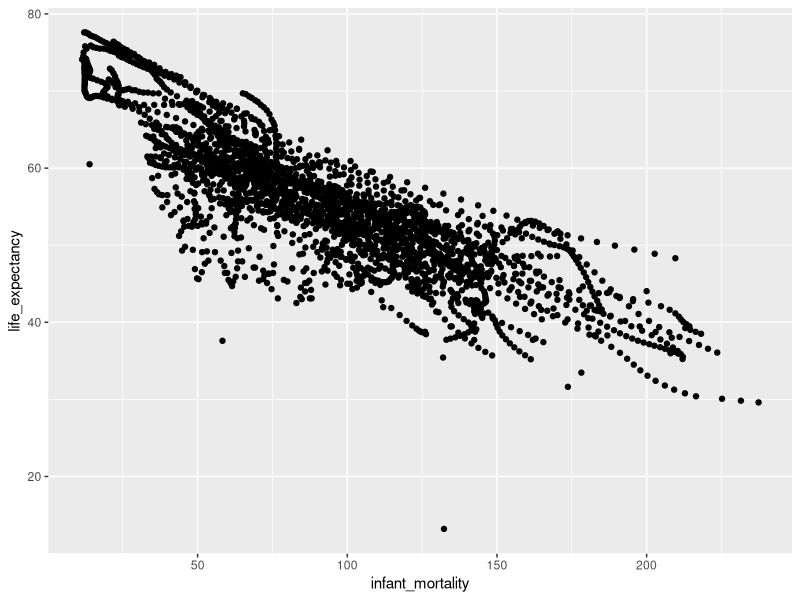
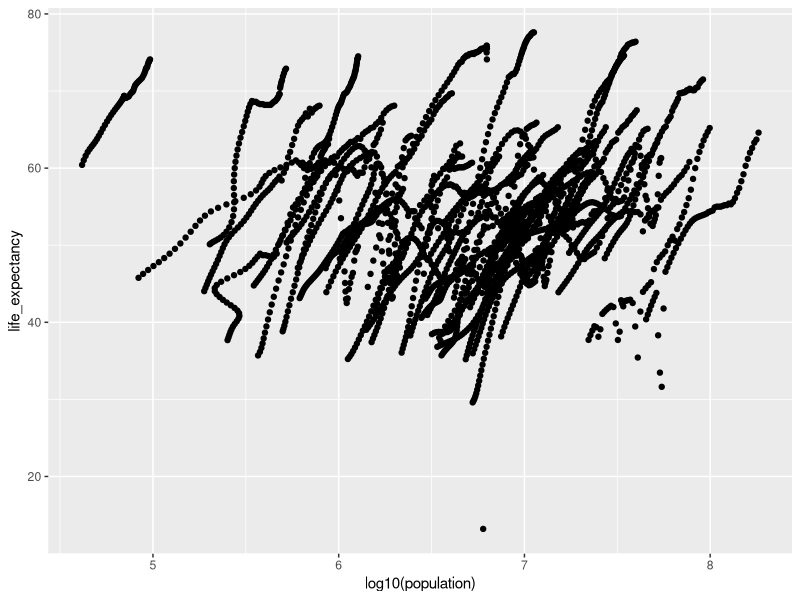
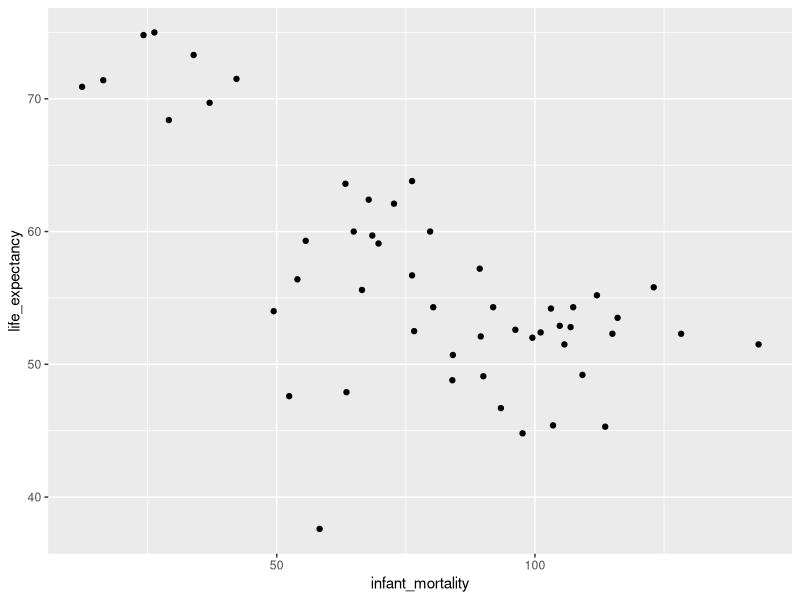
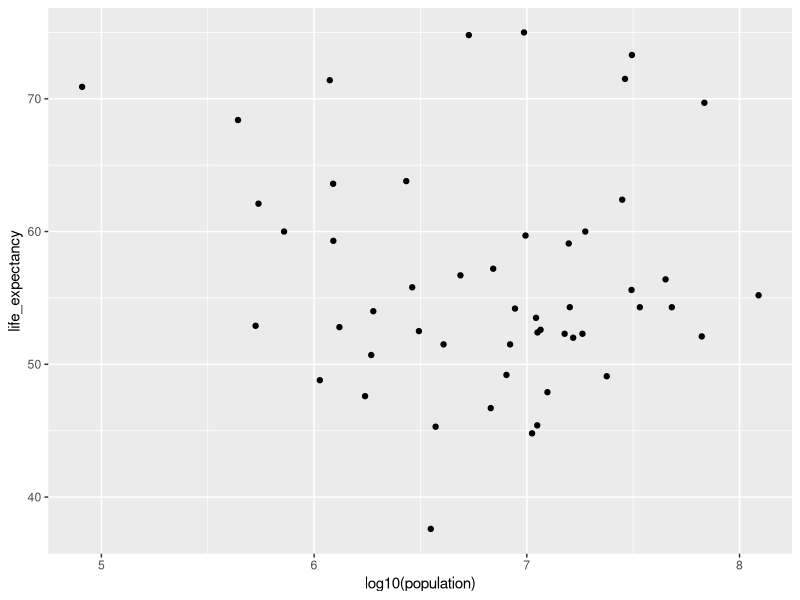
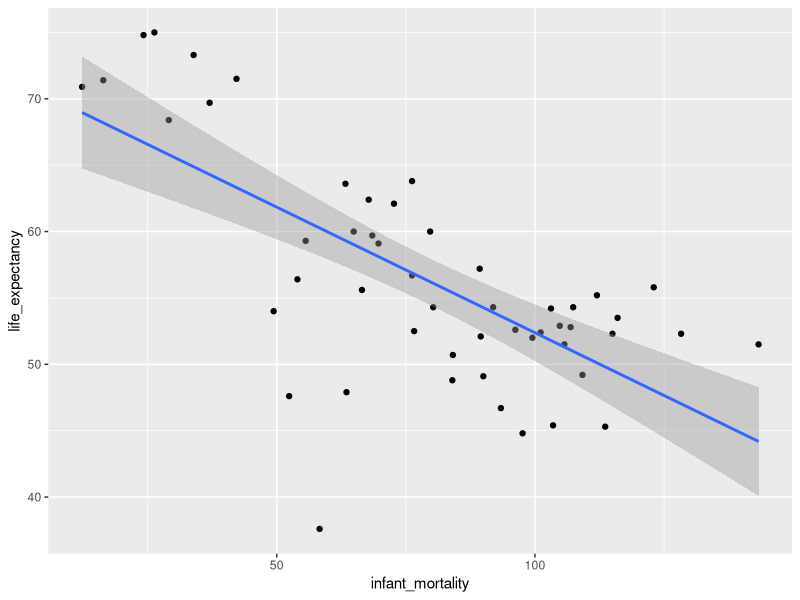
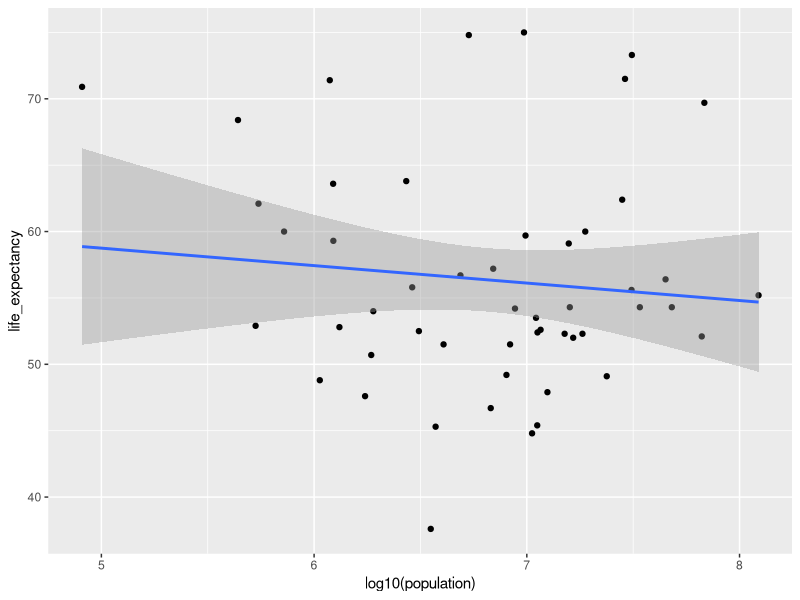
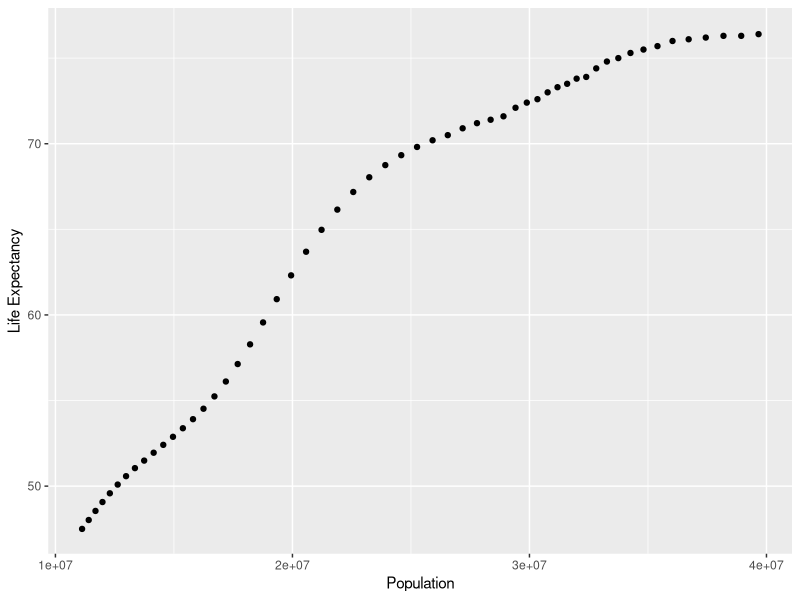
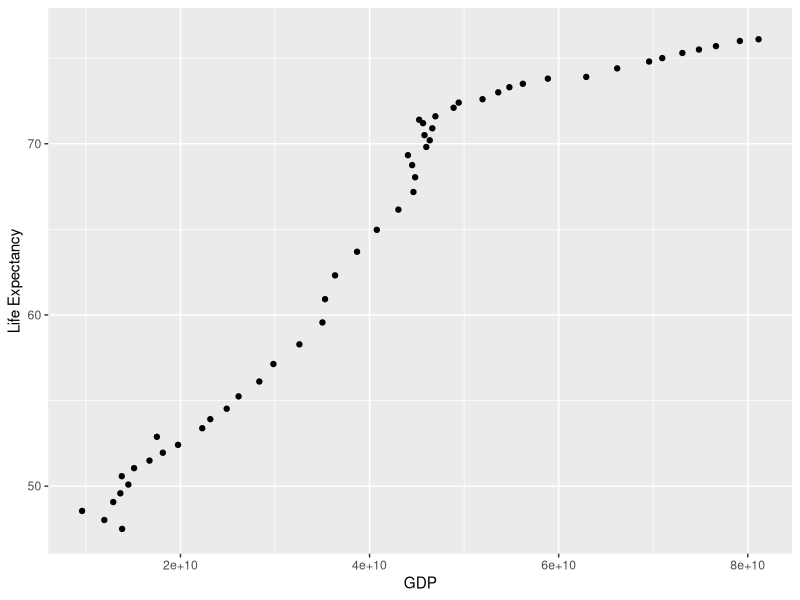

Reproduce these figures in R, in order.
## ---- chunk 1
# Load Package dslabs
# load dslabs for dataset
library("dslabs")
# load tidyverse to tidy and plot data
library("tidyverse")
## ---- chunk 2
# Create object named africa data. Filter gapminder to create new dataset with only African countries.
africadata <- gapminder %>% filter(continent == "Africa")

# view data summary for africadata
summary(africadata)

#view structure for africadata
str(africadata)
## ---- chunk 3
# for observations in africadata, create object with infant_mortality and life_expectancy, only
imle <- data.frame(africadata$infant_mortality, africadata$life_expectancy)
imle <- imle %>% rename(infant_mortality = africadata.infant_mortality,
                life_expectancy = africadata.life_expectancy)

#view summary
summary(imle)

#view structure
str(imle)
## ---- chunk 4
# for observations in africadata, create object with population and life_expectancy, only
ple <- data.frame(africadata$population, africadata$life_expectancy)
ple <- ple %>% rename(population = africadata.population,
                      life_expectancy = africadata.life_expectancy)

#view summary
summary(ple)

#view structure
str(ple)
## ---- chunk 5
# plot life expectancy as a function of infant mortality and as a function of population size

imle_plot <- imle %>% 
             ggplot(aes(x=infant_mortality, y=life_expectancy))+
             geom_point()
         
imle_plot         
## ---- chunk 6
ple_plot <- ple %>% 
            ggplot(aes(x=log10(population), y=life_expectancy))+
            geom_point()

ple_plot
## ---- chunk 7
# ple_plot graph seems to show that as population growth has a positive correlation with life expectancy. Each individual streak represents a different country

# Which years have the highest number of NAs for infant mortality?
na_imle <- africadata %>% 
           select(year,infant_mortality) %>% 
           filter(is.na(infant_mortality)) %>% 
           count(year) %>% 
           arrange(-n)

rmarkdown::paged_table(na_imle)           
           
## ---- chunk 8
# Create a new object by extracting only the data for the year 2000 from the africadata object
africadata2k <- africadata %>% filter(year == 2000)

# View Summary
summary(africadata2k)

# View Structure
str(africadata2k)
## ---- chunk 9
# Plot africadata for year 2000, x is infant mortality, y is life expectancy
imle_plot2k <- africadata2k %>% 
               select(year,infant_mortality,life_expectancy) %>%
               ggplot(aes(x=infant_mortality, y=life_expectancy))+
               geom_point()
         
imle_plot2k         
## ---- chunk 10
# Plot africa data for year 2000, x is population, y is life expectancy
ple_plot2k <- africadata2k %>%
              select(year,population,life_expectancy) %>%
              ggplot(aes(x=log10(population),y=life_expectancy))+
              geom_point()

ple_plot2k
## ---- chunk 11
# Line of best fit with infant mortality
fit1 <- africadata2k %>% 
  select(year,infant_mortality,life_expectancy) %>%
  ggplot(aes(x=infant_mortality, y=life_expectancy))+
  geom_point()+
  geom_smooth(method="lm")

# Run plot
fit1             
## ---- chunk 12
# Line of best fit with population
fit2 <- africadata2k %>%
  select(year,population,life_expectancy) %>%
  ggplot(aes(x=log10(population),y=life_expectancy))+
  geom_point()+
  geom_smooth(method="lm")

fit2
## ---- chunk 13
Algeriadata <- filter(gapminder, country=="Algeria")
AlgPop <- select(Algeriadata, population, life_expectancy)
AlgGDP <- select(Algeriadata, gdp, life_expectancy)
summary(AlgPop)
summary(AlgGDP)
## ---- chunk 14
ggplot(AlgPop, aes(x = population, y = life_expectancy)) +
     geom_point() +
     xlab("Population") +
     ylab("Life Expectancy")
## ---- chunk 15
ggplot(AlgGDP, aes(x = gdp, y = life_expectancy)) +
     geom_point() +
    xlab("GDP") +
     ylab("Life Expectancy")
## ---- chunk 16
library("tidyverse")
fit3 <- lm(population ~ life_expectancy, AlgPop)
summary(fit3)
fit4 <- lm(gdp ~ life_expectancy, AlgGDP)
summary(fit4)
